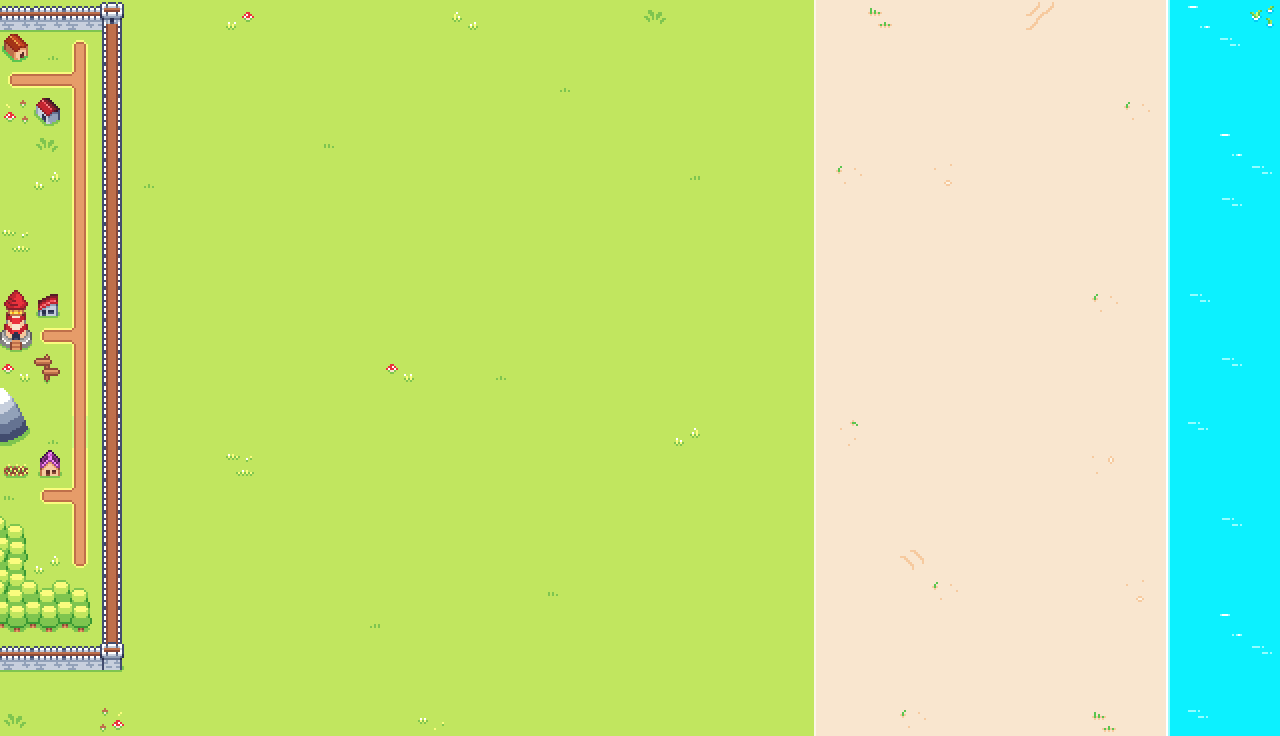

This is a level from a 2D game, rendered from its Tiled map with the project's own tilesets. A one-line summary and the map file follow, with tile-layer data summarised:
An orthogonal 40x23 tile map with 32x32 px tiles, 2 tile layers (Tile Layer 1, Tile Layer 2).

<map version="1.10" tiledversion="1.10.2" orientation="orthogonal" renderorder="left-down" width="40" height="23" tilewidth="32" tileheight="32" infinite="0" nextlayerid="3" nextobjectid="1">
 <tileset firstgid="1" source="../tiles/pixeltopia1.tsx" />
 <layer id="1" name="Tile Layer 1" width="40" height="23">
  <data>[920 cells, 920 non-empty, 4 distinct tile ids]</data>
 </layer>
 <layer id="2" name="Tile Layer 2" width="40" height="23">
  <data>[920 cells, 163 non-empty, 43 distinct tile ids]</data>
 </layer>
</map>